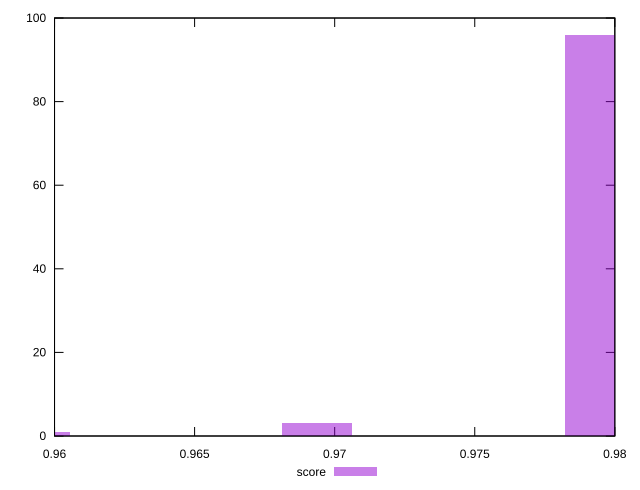

Source code (gnuplot):
reset

$score <<EOF
0.9693736410837337 3
0.9794712831783559 96
0.9592759989891114 1
EOF

set key outside below
set boxwidth 0.0025244105236555564
set xrange [0.96:0.98]
set yrange [0:100]
set trange [0:100]
set style fill transparent solid 0.5 noborder
set terminal svg size 640, 490 enhanced background rgb 'white'
set output "report_00015_2021-02-09T16-11-33.973Z/total-byte-weight/samples/pages/score/histogram.svg"

plot $score title "score" with boxes

reset
